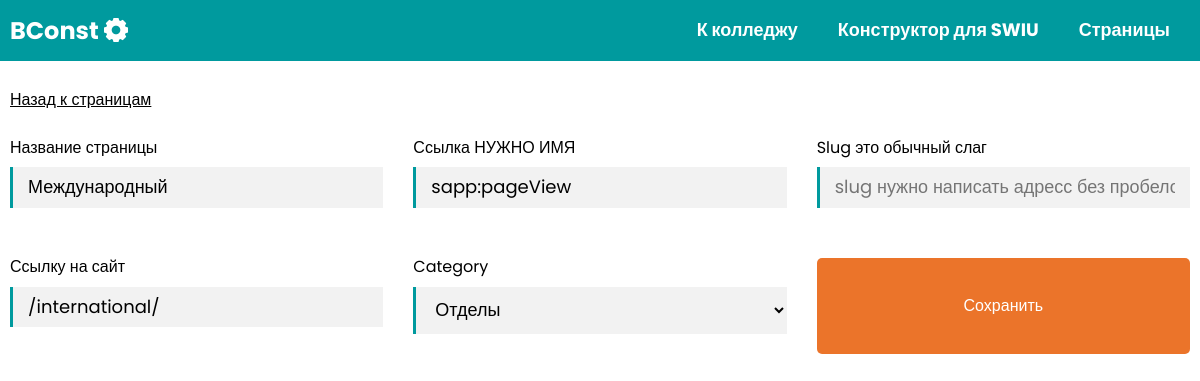
The page /page-const/page-update/15 on the database as committed earlier.
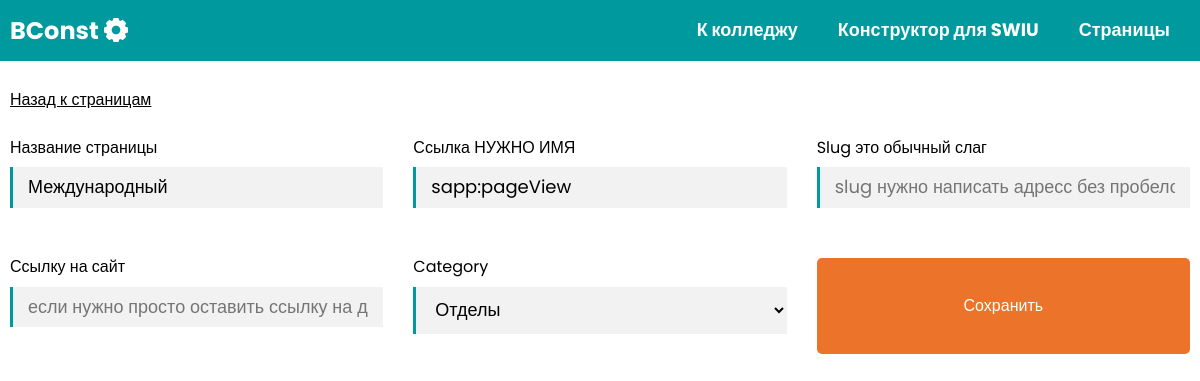
The same page on the database as committed later.
### page/models.py (models this page shows, shortened)
class Page(models.Model):
    order = models.IntegerField('Филтрация',default=0)
    title = models.CharField('Название страницы',max_length=255)
    url = models.CharField('Ссылка НУЖНО ИМЯ',max_length=255)
    slug = models.SlugField('slug это обычный слаг',null=True,blank=True)
    link = models.CharField('Ссылку на сайт',null=True,blank=True,default=None,max_length=255)
    category = models.ForeignKey(PageCategory,related_name='page',on_delete=models.CASCADE)
    class Meta:
        verbose_name = "Страница"
        verbose_name_plural = "Страницы"

### page/views.py (the view)
# urls.py: path('page-update/<int:pk>',PageUpdateView.as_view(),name="PageUpdateView"),
class PageUpdateView(UpdateView):
    permission_required = ('page.add_pagecategory')
    model = Page
    template_name = 'page/page_form.html'
    form_class = PageForm

### page/models.py (called while the page is built)
    def __str__(self):
        return self.name

### sapp/context_proccers.py (called while the page is built)
def page_category(request):
    pageCats = PageCategory.objects.all().order_by('order')
    return {
        'pageCats':pageCats
    }

### page/templates/page/page_form.html
{% extends 'layouts/apppage.html' %}
{% load static %}
{% block content %}
<div class="container">
    <div class="breadcamp">
        <a href="{% url 'PageCategoryListView' %}">Назад к страницам</a>
    </div>
    <form class="form" method="post">{% csrf_token %}
        {% for formItem in form %}
        <div class="form-group">
            <label class="form-label" for="">{{formItem.label}}</label>
            {{ formItem }}
        </div>
        {% endfor %}
        <input class="btn" type="submit" value="Сохранить">
    </form>
</div>
{% endblock %}

Rows that differ between the two databases and show on the page:
changed Page "Международный": link "/international/" → (not shown)
